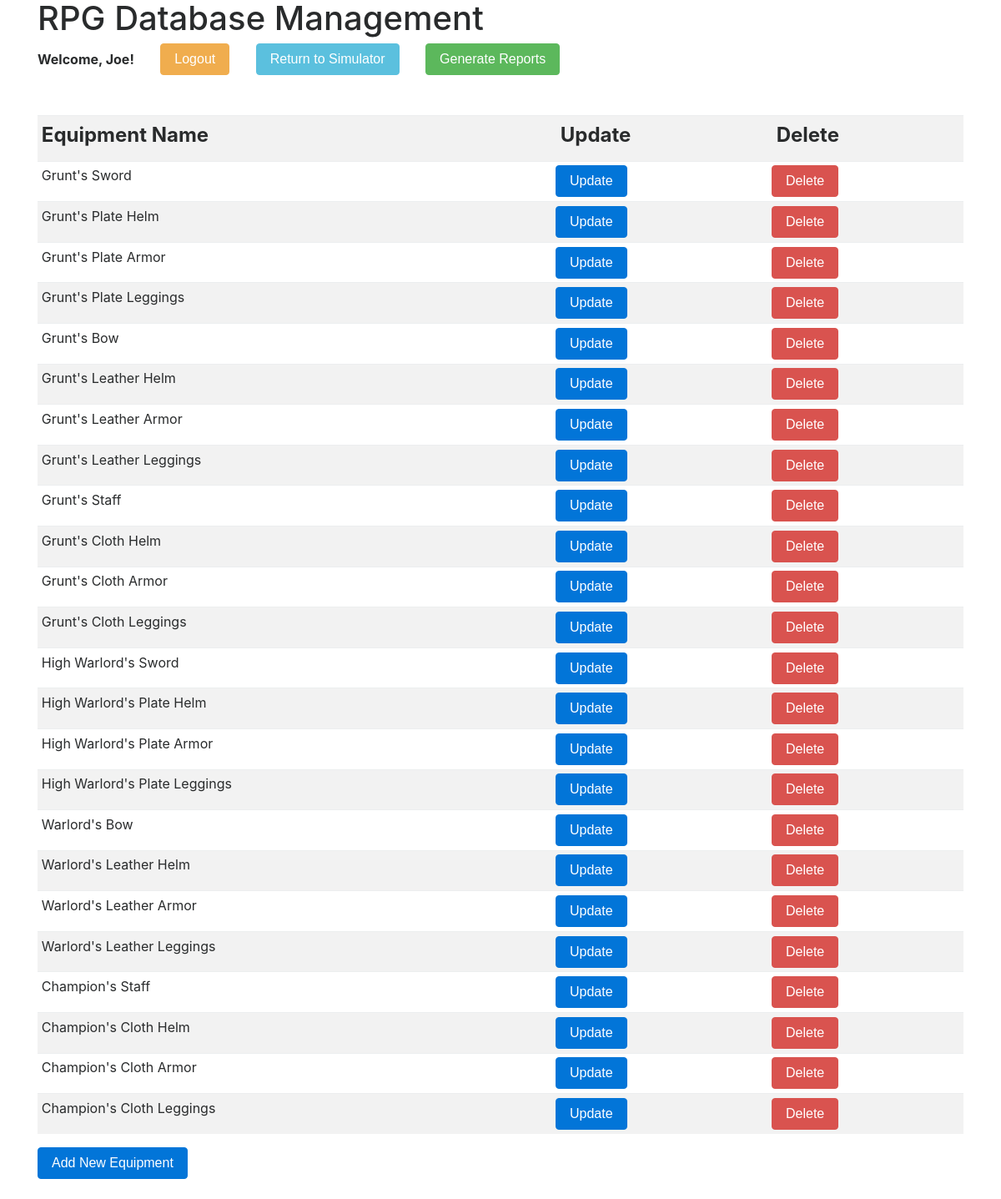
The app's page /Administration/manageEquipment.php (signed in) with its own data.
### tables this page shows
CREATE TABLE IF NOT EXISTS `equipment` (
  `equipment_id` int(11) unsigned NOT NULL AUTO_INCREMENT,
  `name` varchar(100) NOT NULL,
  `image` mediumblob,
  `image_url` varchar(200) NOT NULL,
  `equipment_slot_id` int(11) unsigned NOT NULL,
  PRIMARY KEY (`equipment_id`)
);

### SQLFunctions.php (called while the page is built, shortened)
<?php
        function getDataBySQL($dbConn, $sql)
        {
            $stmt = $dbConn->prepare($sql);
            $stmt->execute();
            $records = [];
            $record = [];
            $i = 0;
            while($row = $stmt->fetch())
            {
                $record["name"] = $row["name"];
                $record["equipment_id"] = $row["equipment_id"];
                $records[$i] = $record;
                $i++;
            }
            return $records;
        }
?>

### Administration/manageEquipment.php (the view, shortened to what this page needs)
<?php
include '../../final_project/SQLFunctions.php';
function displayAllEquipment() {
    $conn = getDatabaseConnection();
    $sql = "SELECT name, equipment_id FROM equipment ORDER BY equipment_id";
    $records = getDataBySQL($conn, $sql);
     echo "<table class='table table-sm table-hover table-striped'>";
     echo "<tr>";
     echo "<th><legend>Equipment Name</legend></th>";
     echo "<th><legend>&nbspUpdate</legend></th>";
     echo "<th><legend>&nbspDelete</legend></th>";
     echo "</tr>";
    foreach ($records as $record)
    {
      echo "<tr>";
      echo "<td>" . $record['name'] . "</td>";
      echo "<td> <form action=updateEquipment.php>";
      echo "<input type='submit' class='btn btn-primary' value='Update'/></form> </td>";
      echo '<td> <form action="deleteEquipment.php" onsubmit="return confirmDelete()">';
      echo "<input type='submit' class='btn btn-danger' value='Delete'/></form> </td>";
      echo "</tr>";
    }
    echo "</table>";
}
?>
<!DOCTYPE html>
<html lang="en">
  <head>
    <link href="../../final_project/css/bootstrap.min.css" rel="stylesheet">
  </head>
<body>
  <div class="container">
    <header>
      <h1>RPG Database Management</h1>
    </header>
    <div class="form-inline" id="welcomeDiv">
     <strong> Welcome, <?=$_SESSION['username']?>! </strong>
    &nbsp&nbsp&nbsp&nbsp&nbsp&nbsp&nbsp<button type="button" class="btn btn-warning" id="logoutButton">Logout</button>
    &nbsp&nbsp&nbsp&nbsp&nbsp&nbsp&nbsp<button type="button" class="btn btn-info" id="returnButton">Return to Simulator</button>
    &nbsp&nbsp&nbsp&nbsp&nbsp&nbsp&nbsp<button type="submit" class="btn btn-success" id="generateButton">Generate Reports</button>
  </div>
    <br /><br />
    <?=displayAllEquipment()?>
    <form action="addEquipment.php">
        <button type="submit" class="btn btn-primary" id="addButton">Add New Equipment</button>
        <br><br>
    </form>
  </div>
</body>
</html>

### records on screen
equipment: name "Grunt's Sword"
equipment: name "Grunt's Plate Helm"
equipment: name "Grunt's Plate Armor"
equipment: name "Grunt's Plate Leggings"
equipment: name "Grunt's Bow"
equipment: name "Grunt's Leather Helm"
equipment: name "Grunt's Leather Armor"
equipment: name "Grunt's Leather Leggings"
equipment: name "Grunt's Staff"
equipment: name "Grunt's Cloth Helm"
equipment: name "Grunt's Cloth Armor"
equipment: name "Grunt's Cloth Leggings"
equipment: name "High Warlord's Sword"
equipment: name "High Warlord's Plate Helm"
equipment: name "High Warlord's Plate Armor"
equipment: name "High Warlord's Plate Leggings"
equipment: name "Warlord's Bow"
equipment: name "Warlord's Leather Helm"
equipment: name "Warlord's Leather Armor"
equipment: name "Warlord's Leather Leggings"
equipment: name "Champion's Staff"
equipment: name "Champion's Cloth Helm"
equipment: name "Champion's Cloth Armor"
equipment: name "Champion's Cloth Leggings"

### other values on screen
$_SESSION['username'] "Joe"
